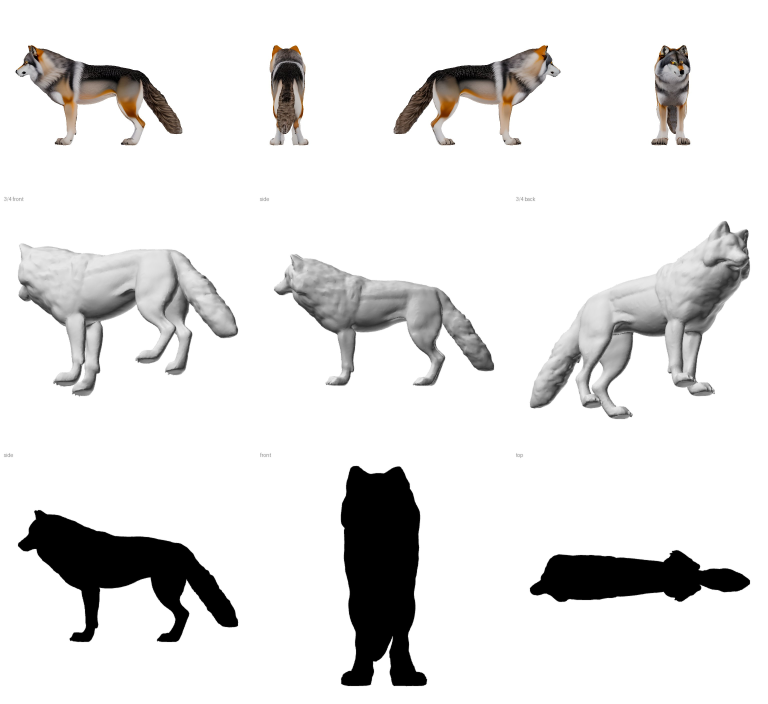
#> input picture creatures/harness/lab/pipeline/wolf_rtx2070m.jpg, 3072 x 2816 px, given in place of sheet_s1.png, which was not available (shown at 1/4 size)
$ python split.py
#> lines starting #> are read from the running program, lines starting #| are printed output that depends on the picture; after the words box and inside, x2 and y2 are one past the last pixel; in counts of white or black regions, pixels touching at a corner belong together; pictures that were not available may be replaced by others from this repository, and a replacement may not be noted
### creatures/harness/lab/gen3d/mask8.py
import numpy as np
from PIL import Image
from scipy import ndimage
def remove_bg8(img, erode=1):
    a = np.asarray(img.convert("RGB")).astype(np.int16)
    H, W = a.shape[:2]
    mn, mx = a.min(-1), a.max(-1); sat = mx - mn
    yy = np.arange(H)[:, None] * np.ones((1, W))
    # rough fg extent from strict bg to find the creature bottom zone
    rough = ~((mn >= 235))
    rows = np.where(rough.mean(1) > 0.01)[0]; top, bot = (rows[0], rows[-1]) if len(rows) else (0, H)
    low_zone = yy > top + 0.55 * (bot - top)
    L = a.mean(-1).astype(np.float32)
    std = np.sqrt(np.maximum(ndimage.uniform_filter(L*L, 7) - ndimage.uniform_filter(L, 7)**2, 0))
    smooth = std < 6.0
    foot_zone = yy > top + 0.8 * (bot - top)
    bluegray = (a[..., 2] >= a[..., 0]) & (sat <= 40) & (mn >= 130)
    cand = (foot_zone & bluegray) | (mn >= 236) | ((mn >= 195) & (sat <= 20) & smooth) | (low_zone & (mn >= 120) & (sat <= 26) & smooth)
    lab, _ = ndimage.label(cand)
    border = set(np.unique(np.concatenate([lab[0], lab[-1], lab[:, 0], lab[:, -1]]))) - {0}
    bg = np.isin(lab, list(border))
    sz = ndimage.sum(np.ones_like(mn), lab, range(1, lab.max() + 1))
    cy = ndimage.center_of_mass(np.ones_like(mn), lab, range(1, lab.max() + 1))
    big = [i + 1 for i in range(len(sz)) if sz[i] > 600 and cy[i][0] > top + 0.5 * (bot - top)]
    bg |= np.isin(lab, big) & (mn >= 200)   # enclosed bg windows (between legs) are bg too
    fg = ndimage.binary_opening(~bg, structure=np.ones((3, 3)), iterations=3)
    lab2, n = ndimage.label(fg)
    if n > 1:
        s = ndimage.sum(fg, lab2, range(1, n + 1)); big = s.max()
        keep = [i + 1 for i in range(n) if s[i] >= 0.02 * big]   # keep detached legs/tips, drop specks
        fg = np.isin(lab2, keep)
    filled = ndimage.binary_fill_holes(fg); holes, nh = ndimage.label(filled & ~fg)
    for i in range(1, nh + 1):
        h = holes == i
        bright = (mn[h] >= 225).mean() > 0.6 or ((mn[h] >= 150) & (sat[h] <= 26)).mean() > 0.8
        if not (bright and h.sum() > 200): fg |= h   # small/dark holes = creature; big bright holes = bg gaps
    if erode: fg = ndimage.binary_erosion(fg, iterations=erode)
    alpha = (ndimage.gaussian_filter(fg.astype(np.float32), 0.8) * 255).astype(np.uint8)
    return Image.fromarray(np.dstack([a.astype(np.uint8), alpha]), "RGBA")
# [14 lines that do not run on import are left out]

### creatures/harness/lab/mv/split.py
import sys, numpy as np
sys.path.insert(0, r"E:\gen3d")
from PIL import Image
from scipy import ndimage
from mask8 import remove_bg8
# animal: (seed, side panel idx, front panel idx or None)
picks = dict(wolf=(1,(0,560),None), horse=(3,(40,850),(840,1240)), eagle=(1,(0,560),None), frog=(3,(60,470),(540,1040)))
def panels(im):
    a = np.asarray(im.convert("RGB")).min(-1) < 170
    col = a[: int(a.shape[0] * 0.85)].mean(0) > 0.004
    lab, n = ndimage.label(ndimage.binary_closing(col, iterations=4))
    out = []
    for i in range(1, n + 1):
        xs = np.where(lab == i)[0]
        if len(xs) > 80: out.append((xs[0], xs[-1]))
    return out
def lcc(r):
    a = np.array(r); lab, n = ndimage.label(a[..., 3] > 128)
    if n > 1:
        s = ndimage.sum(np.ones(lab.shape), lab, range(1, n + 1)); a[..., 3][lab != 1 + int(np.argmax(s))] = 0
    return Image.fromarray(a)
def square(im, x0, x1):
    c = im.crop((max(0, x0 - 20), 0, min(im.width, x1 + 20), im.height))
    s = int(max(c.size) * 1.1); b = Image.new("RGB", (s, s), "white")
    b.paste(c, ((s - c.width) // 2, (s - c.height) // 2)); return b.resize((1024, 1024), Image.LANCZOS)
for an, (s, si, fi) in picks.items():
    im = Image.open(f"E:/gen3d/mv/{an}/sheet_s{s}.png");
#> im is the input picture: PIL image 3072x2816 RGB; mean R, G, B 226.9, 226.3, 225.9
    side = lcc(remove_bg8(square(im, *si))); side.save(f"E:/gen3d/mv/{an}/side.png")
#> in square, `c = im.crop((max(0, x0 - 20), 0, min(im.width, x1 + 20), im.height))`:
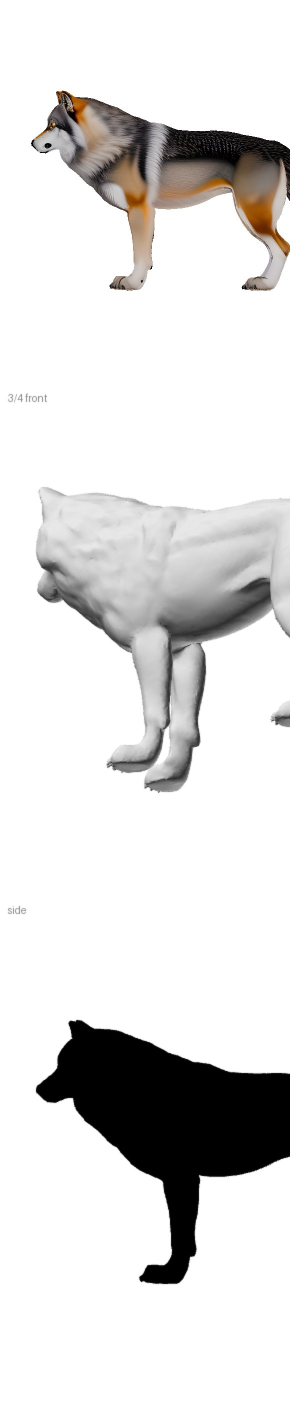
#> c: PIL image 580x2816 RGB (shown at 1/2 size); mean R, G, B 222.2, 221.2, 220.4
#> in square, `b = Image.new('RGB', (s, s), 'white')`: b: PIL image 3097x3097 RGB; every value is 255
#> in remove_bg8, `rough = ~((mn >= 235))`:
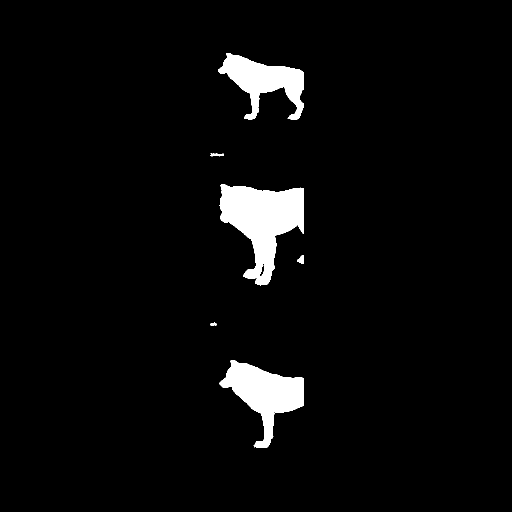
#> rough: shape (1024, 1024) bool (shown at 1/2 size); 4% white; 7 white regions, largest, box (x1, y1, x2, y2) and area: (439, 368, 608, 571) 18323, (439, 720, 608, 896) 12770, (436, 106, 608, 239) 10360
#> in remove_bg8, `rows = np.where(rough.mean(1) > 0.01)[0]`: rows = 511 values from 109 to 895
#> in remove_bg8, `top, bot = (rows[0], rows[-1]) if len(rows) else (0, H)`: top = 109; bot = 895
#> in remove_bg8, `low_zone = yy > top + 0.55 * (bot - top)`: low_zone: shape (1024, 1024) bool; 47.1% white; 1 white region, box (x1, y1, x2, y2) and area: (0, 542, 1024, 1024) 493568
#> in remove_bg8, `smooth = std < 6.0`: smooth: shape (1024, 1024) bool; 96.9% white; 20 black regions (5 under 20 px), largest, box (x1, y1, x2, y2) and area: (436, 365, 611, 574) 13917, (433, 103, 611, 242) 11979, (436, 717, 611, 899) 5008
#> in remove_bg8, `foot_zone = yy > top + 0.8 * (bot - top)`: foot_zone: shape (1024, 1024) bool; 27.9% white; 1 white region, box (x1, y1, x2, y2) and area: (0, 738, 1024, 1024) 292864
#> in remove_bg8, `bluegray = (a[..., 2] >= a[..., 0]) & (sat <= 40) & (mn >= 130)`: bluegray: shape (1024, 1024) bool; 97.5% white; 68 black regions (61 under 20 px), largest, box (x1, y1, x2, y2) and area: (440, 721, 608, 895) 12439, (436, 104, 608, 240) 9920, (487, 428, 595, 557) 2022
#> in remove_bg8, `cand = (foot_zone & bluegray) | (mn >= 236) | ((mn >= 195) & (sat <= 2..`: cand: shape (1024, 1024) bool; 96.6% white; 21 black regions (7 under 20 px), largest, box (x1, y1, x2, y2) and area: (440, 720, 608, 895) 12488, (439, 368, 608, 571) 11983, (436, 106, 608, 239) 10351
#> in remove_bg8, `lab, _ = ndimage.label(cand)`:
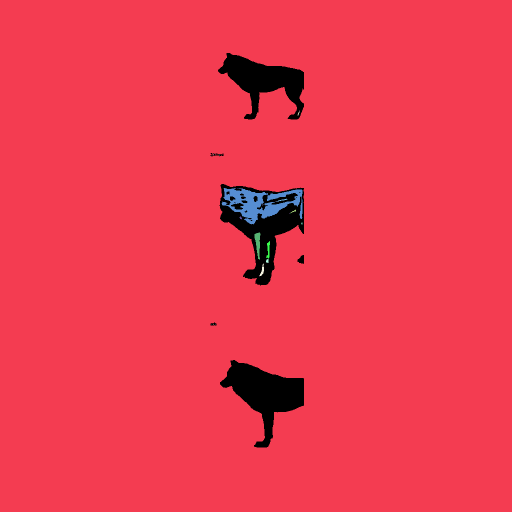
#> lab: shape (1024, 1024) int32 (shown at 1/2 size); 24 distinct labels, from 0 to 23; one colour per label, 0 black
#> in remove_bg8, `border = set(np.unique(np.concatenate([lab[0], lab[-1], lab[:, 0], lab..`: border = 1 item
#> in remove_bg8, `bg = np.isin(lab, list(border))`:
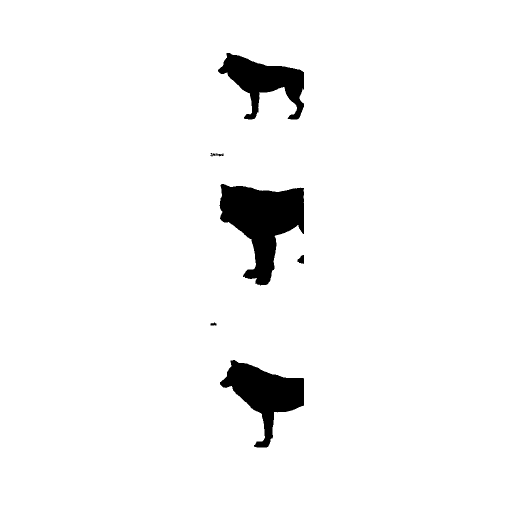
#> bg: shape (1024, 1024) bool (shown at 1/2 size); 96% white; 7 black regions, largest, box (x1, y1, x2, y2) and area: (439, 368, 608, 571) 18451, (440, 720, 608, 895) 12488, (436, 106, 608, 239) 10368
#> in remove_bg8, `sz = ndimage.sum(np.ones_like(mn), lab, range(1, lab.max() + 1))`: sz = 23 values, max 1006962 at index 0, min 1 at index 6, mean 44040.1
#> in remove_bg8, `cy = ndimage.center_of_mass(np.ones_like(mn), lab, range(1, lab.max() ..`: cy = 23 items, first 6: (513, 510.9), (221.5, 599), (226.7, 596.6), (308.5, 427), (309.5, 438), (406.2, 518.6)
#> in remove_bg8, `big = [i + 1 for i in range(len(sz)) if sz[i] > 600 and cy[i][0] > top..`: big = [1]
#> in remove_bg8, `fg = ndimage.binary_opening(~bg, structure=np.ones((3, 3)), iterations..`: fg: shape (1024, 1024) bool; 3.9% white; 4 white regions, box (x1, y1, x2, y2) and area: (440, 369, 608, 570) 18371, (442, 721, 608, 895) 12449, (438, 107, 608, 239) 10296, (598, 513, 608, 526) 121
#> in remove_bg8, `lab2, n = ndimage.label(fg)`:
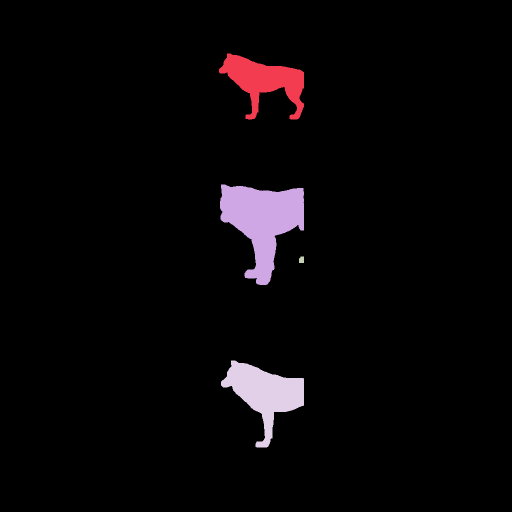
#> lab2: shape (1024, 1024) int32 (shown at 1/2 size); 5 distinct labels, from 0 to 4; one colour per label, 0 black
#> in remove_bg8, `lab2, n = ndimage.label(fg)`: n = 4
#> in remove_bg8, `s = ndimage.sum(fg, lab2, range(1, n + 1))`: s = [10296, 18371, 121, 12449]
#> in remove_bg8, `big = s.max()`: big = 18371
#> in remove_bg8, `keep = [i + 1 for i in range(n) if s[i] >= 0.02 * big]`: keep = [1, 2, 4]
#> in remove_bg8, `fg = np.isin(lab2, keep)`: fg: shape (1024, 1024) bool; 3.9% white; 3 white regions, box (x1, y1, x2, y2) and area: (440, 369, 608, 570) 18371, (442, 721, 608, 895) 12449, (438, 107, 608, 239) 10296
#> in remove_bg8, `holes, nh = ndimage.label(filled & ~fg)`: holes: shape (1024, 1024) int32; every value is 0
#> in remove_bg8, `holes, nh = ndimage.label(filled & ~fg)`: nh = 0
#> in remove_bg8, `if erode: fg = ndimage.binary_erosion(fg, iterations=erode)`:
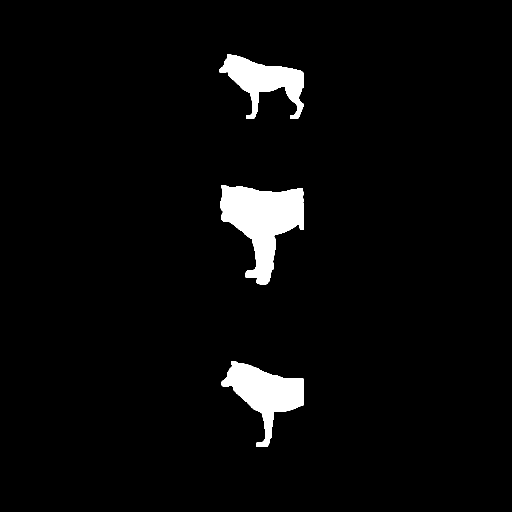
#> fg: shape (1024, 1024) bool (shown at 1/2 size); 3.7% white; 3 white regions, box (x1, y1, x2, y2) and area: (441, 370, 607, 569) 17681, (443, 722, 607, 894) 11879, (439, 108, 607, 238) 9670
#> in lcc, `lab, n = ndimage.label(a[..., 3] > 128)`: lab: shape (1024, 1024) int32; 4 distinct labels, from 0 to 3
#> in lcc, `lab, n = ndimage.label(a[..., 3] > 128)`: n = 3
#> in lcc, `s = ndimage.sum(np.ones(lab.shape), lab, range(1, n + 1))`: s = [9671, 17682, 11879]
#> in lcc, `a[..., 3][lab != 1 + int(np.argmax(s))] = 0`: a: shape (1024, 1024, 4); mean R, G, B, A 249.4, 249.2, 249.1, 4.2
    side.transpose(Image.FLIP_LEFT_RIGHT).save(f"E:/gen3d/mv/{an}/side_mirror.png")
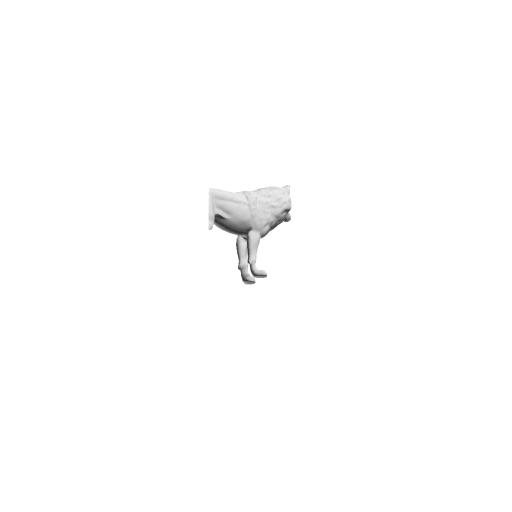
#> saved as side_mirror.png: PIL image 1024x1024 RGBA (shown at 1/2 size); mean R, G, B, A 249.4, 249.2, 249.1, 4.2; transparent parts drawn white
#> (the run stopped early here; a loop or call above may not have finished)
